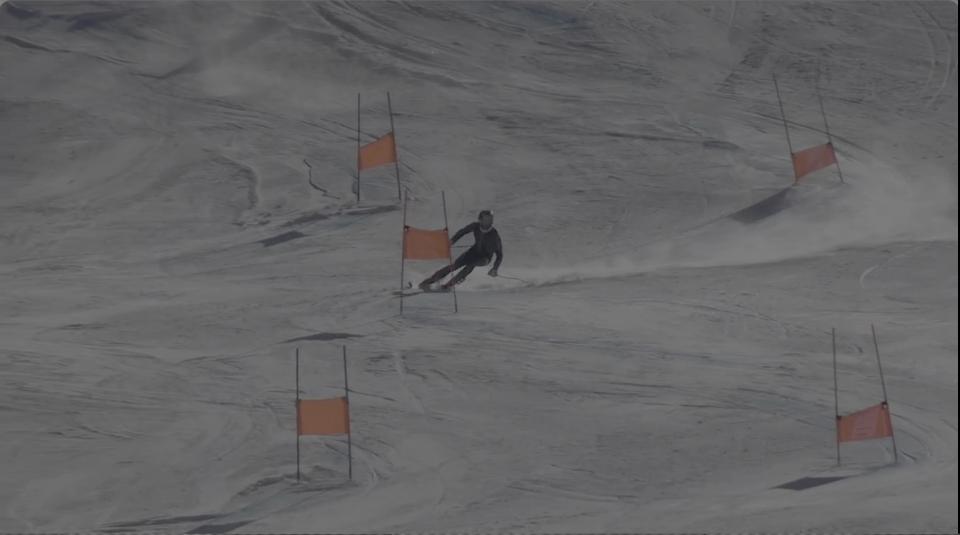
#> input picture gate_detection/data/datasets/final_combined_1class_20260215/calibration/images/000003_000003_v8_div_balv2_0069__GS__Lucas_GS_T-mov__t9-28_jpg.rf.995e8525d0d64d547f6d0_879c693f.jpg, 960 x 535 px
$ python -i repair_hard_case_labels.py   (imports and definitions only)
#> lines starting #> are read from the running program, lines starting #| are printed output that depends on the picture; after the words box and inside, x2 and y2 are one past the last pixel; in counts of white or black regions, pixels touching at a corner belong together
#> further down, picture is the input picture: shape (535, 960, 3); mean B, G, R 100.7, 99.7, 100.1
#!/usr/bin/env python3
"""
Repair calibration hard-case labels using error-case overlays and target GT counts.

Workflow per frame:
1) Start from existing label boxes.
2) Extract candidate GT boxes from overlay colors (green/yellow).
3) Merge candidates with existing boxes by IoU.
4) Match target gt_count from hard_cases_top20.csv by adding model predictions or trimming.
"""
from __future__ import annotations

import argparse
import csv
import json
from dataclasses import dataclass
from pathlib import Path
from typing import Dict, List, Optional, Tuple

import cv2
import numpy as np
from ultralytics import YOLO


# [59 lines left out: functions box_iou, yolo_to_xyxy, xyxy_to_yolo, read_existing_boxes, not called in this run]


def dedupe_boxes(boxes: List[List[float]], iou_thr: float = 0.55) -> List[List[float]]:
    out: List[List[float]] = []
    for box in boxes:
        if any(box_iou(box, b) >= iou_thr for b in out):
            continue
        out.append(box)
    return out


def extract_overlay_candidates(overlay_img: np.ndarray) -> List[List[float]]:
    hsv = cv2.cvtColor(overlay_img, cv2.COLOR_BGR2HSV)
#> hsv: shape (535, 960, 3); mean H, S, V 62.6, 4.5, 101.2
    # Green GT + yellow/orange FN box colors.
    green = cv2.inRange(hsv, (30, 60, 50), (95, 255, 255))
#> green: shape (535, 960); every value is 0
    yellow = cv2.inRange(hsv, (10, 80, 70), (30, 255, 255))
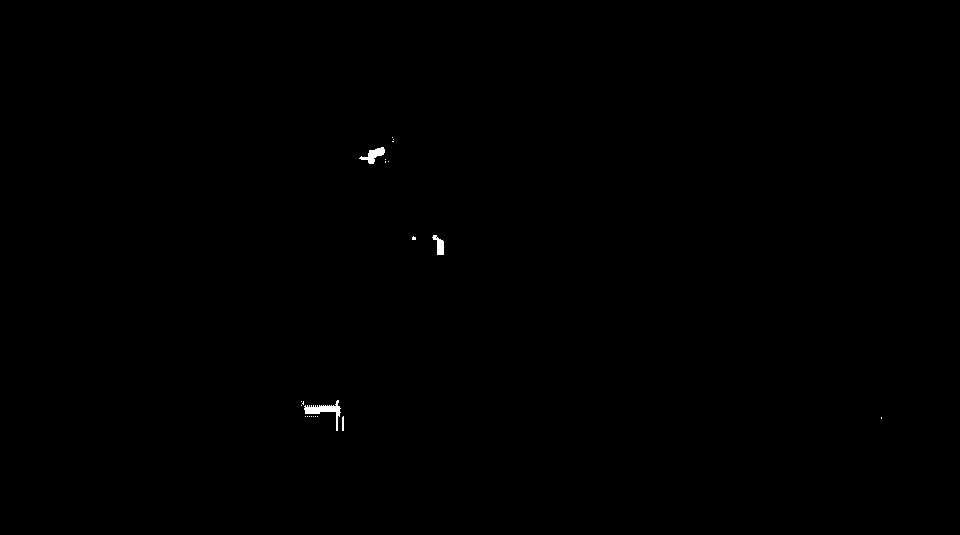
#> yellow: shape (535, 960); 0.14% white; 22 white regions (18 under 20 px), largest, box (x1, y1, x2, y2) and area: (304, 400, 341, 431) 315, (359, 147, 385, 164) 194, (432, 235, 444, 255) 131, (342, 416, 344, 431) 29
    mask = cv2.bitwise_or(green, yellow)
    mask = cv2.morphologyEx(mask, cv2.MORPH_OPEN, np.ones((2, 2), np.uint8))
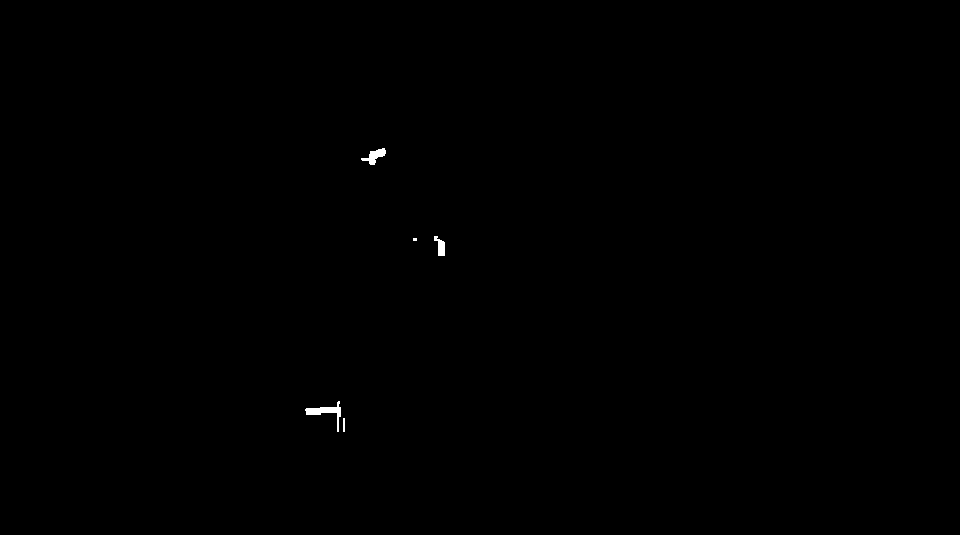
#> mask: shape (535, 960); 0.13% white; 5 white regions (1 under 20 px), largest, box (x1, y1, x2, y2) and area: (305, 401, 341, 432) 288, (361, 148, 386, 165) 192, (434, 236, 445, 256) 129, (343, 418, 345, 432) 28
    mask = cv2.morphologyEx(mask, cv2.MORPH_CLOSE, np.ones((3, 3), np.uint8))
#> mask: shape (535, 960); 0.13% white; 5 white regions (1 under 20 px), largest, box (x1, y1, x2, y2) and area: (305, 401, 341, 432) 288, (361, 148, 386, 165) 193, (434, 236, 445, 256) 130, (343, 418, 345, 432) 28

    n, _, stats, _ = cv2.connectedComponentsWithStats(mask, connectivity=8)
#> n = 6; stats = [[0, 0, 960, 535, 512949], [361, 148, 25, 17, 193], [434, 236, 11, 20, 130], [413, 238, 4, 3, 12], [305, 401, 36, 31, 288], [343, 418, 2, 14, 28]]
    boxes: List[List[float]] = []
    for i in range(1, n):
        x, y, w, h, area = stats[i]
        if area < 65:
            continue
        if h < 18 or w < 3:
            continue
        if (h / max(w, 1)) < 1.0:
            continue
        # Discard tiny legend text near top border.
        if y < 20 and h < 35:
            continue
        boxes.append([float(x), float(y), float(x + w), float(y + h)])
#> this loop made 5 passes
#> after the loop, boxes = [[434, 236, 445, 256]]

    boxes.sort(key=lambda b: (b[3] - b[1]) * (b[2] - b[0]), reverse=True)
    return dedupe_boxes(boxes, iou_thr=0.45)
#> the loop in dedupe_boxes, `for box in boxes:` made 1 pass


# [14 lines left out: function prediction_candidates, not called in this run]


@dataclass
class RepairRow:
    hard_image: str
    calibration_label: str
    target_gt_count: int
    before_count: int
    overlay_candidate_count: int
    prediction_candidate_count: int
    after_count: int
    status: str


# [123 lines left out: function main, not called in this run]


# [2 lines not run here, left out]

>>> import cv2
>>> picture = cv2.imread('../../../data/datasets/final_combined_1class_20260215/calibration/images/000003_000003_v8_div_balv2_0069__GS__Lucas_GS_T-mov__t9-28_jpg.rf.995e8525d0d64d547f6d0_879c693f.jpg')
>>> result = extract_overlay_candidates(picture)
#> result = [[434, 236, 445, 256]]
